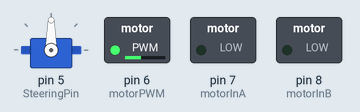
Bench run of a sketch on a simulated Arduino Uno, built with avr-gcc and run on an emulated ATmega328P. On the bench: servo, switched loads named in the sketch (green lamp = pin HIGH). The ROS host is connected and sends only what is stated.

Above: at 0.1 s.
Timing chart, 0 to 1.6 s (numbered marks = the images above):
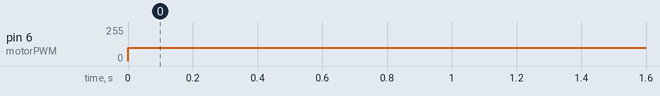

The sketch:

leecar18_arduino_ROS1.ino
```cpp
#if (ARDUINO >= 100)
#include <Arduino.h>
#else
#include <WProgram.h>
#endif

#include <Servo.h>
#include <ros.h>
#include <std_msgs/UInt16MultiArray.h>


//#include <Wire.h>
//#include <MPU6050_tockn.h>

ros::NodeHandle  nh;

const int motorInA = 7;
const int motorInB = 8;
const int motorPWM = 6;

const int SteeringPin = 5;

const int handleMinAngle = 30;
const int handleMaxAngle = 150;
const int motorMaxSpeed = 255;
const int correctionFactor = 10;

int left = 125;
int right = 45;
int straight = 90;

Servo Steering_servo;

int speed = 100;  // Àü¿ª º¯¼ö·Î ¼±¾ð

unsigned long previousMillis = 0;
const unsigned long interval = 10;

int Steering_vel = 0;
int Steering_angle = 90; // Init angle

void Steering_cb( const std_msgs::UInt16MultiArray& cmd_msg){
  Steering_vel = cmd_msg.data[0]; //set servo angle, should be from 0-180
  Steering_angle = cmd_msg.data[1];
  Steering_servo.write(Steering_angle);
  digitalWrite(13, HIGH-digitalRead(13));//toggle led


}

ros::Subscriber<std_msgs::UInt16MultiArray> sub("leecar18_cmd_vel", Steering_cb);

void setup() {

  pinMode(motorInA, OUTPUT);
  pinMode(motorInB, OUTPUT);

  Serial.begin(9600);

  Steering_servo.attach(SteeringPin); // Pin number

  nh.initNode();
  nh.subscribe(sub);
}

void loop() {
    digitalWrite(motorInA,LOW);
    //digitalWrite(motorInA,LOW);

    analogWrite(motorPWM, 100);
    //digitalWrite(motorInA, motorA);
    //digitalWrite(motorInB, motorB);
    //servo.write(servoAngle);
    nh.spinOnce();
    delay(1);
}
```

Measured:
- by itself, pin 6 (motorPWM): 0/255 → 100/255 at 0.00 s
